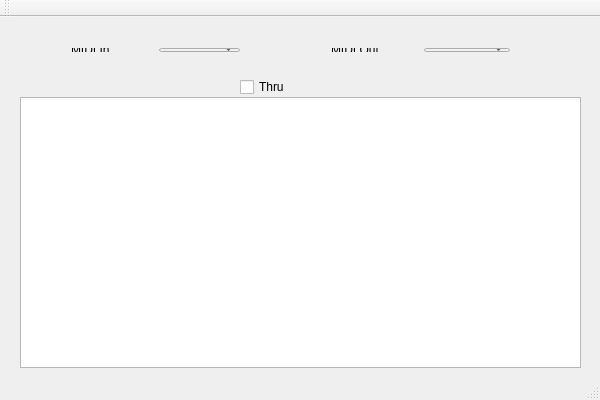
<?xml version="1.0" encoding="UTF-8"?>
<ui version="4.0">
 <class>MainWindow</class>
 <widget class="QMainWindow" name="MainWindow">
  <property name="geometry">
   <rect>
    <x>0</x>
    <y>0</y>
    <width>600</width>
    <height>400</height>
   </rect>
  </property>
  <property name="windowTitle">
   <string>MIDI Monitor</string>
  </property>
  <widget class="QWidget" name="centralWidget">
   <widget class="QListWidget" name="lvMessages">
    <property name="geometry">
     <rect>
      <x>20</x>
      <y>80</y>
      <width>561</width>
      <height>271</height>
     </rect>
    </property>
   </widget>
   <widget class="QCheckBox" name="cbThru">
    <property name="geometry">
     <rect>
      <x>240</x>
      <y>60</y>
      <width>87</width>
      <height>20</height>
     </rect>
    </property>
    <property name="text">
     <string>Thru</string>
    </property>
   </widget>
   <widget class="QWidget" name="">
    <property name="geometry">
     <rect>
      <x>60</x>
      <y>20</y>
      <width>191</width>
      <height>26</height>
     </rect>
    </property>
    <layout class="QHBoxLayout" name="horizontalLayout">
     <item>
      <widget class="QLabel" name="label">
       <property name="text">
        <string>MIDI In</string>
       </property>
      </widget>
     </item>
     <item>
      <widget class="QComboBox" name="cbMidiIn"/>
     </item>
    </layout>
   </widget>
   <widget class="QWidget" name="">
    <property name="geometry">
     <rect>
      <x>320</x>
      <y>20</y>
      <width>201</width>
      <height>26</height>
     </rect>
    </property>
    <layout class="QHBoxLayout" name="horizontalLayout_2">
     <item>
      <widget class="QLabel" name="label_2">
       <property name="text">
        <string>MIDI Out</string>
       </property>
      </widget>
     </item>
     <item>
      <widget class="QComboBox" name="cbMidiOut"/>
     </item>
    </layout>
   </widget>
  </widget>
  <widget class="QMenuBar" name="menuBar">
   <property name="geometry">
    <rect>
     <x>0</x>
     <y>0</y>
     <width>600</width>
     <height>22</height>
    </rect>
   </property>
  </widget>
  <widget class="QToolBar" name="mainToolBar">
   <attribute name="toolBarArea">
    <enum>TopToolBarArea</enum>
   </attribute>
   <attribute name="toolBarBreak">
    <bool>false</bool>
   </attribute>
  </widget>
  <widget class="QStatusBar" name="statusBar"/>
 </widget>
 <layoutdefault spacing="6" margin="11"/>
 <resources/>
 <connections/>
</ui>
